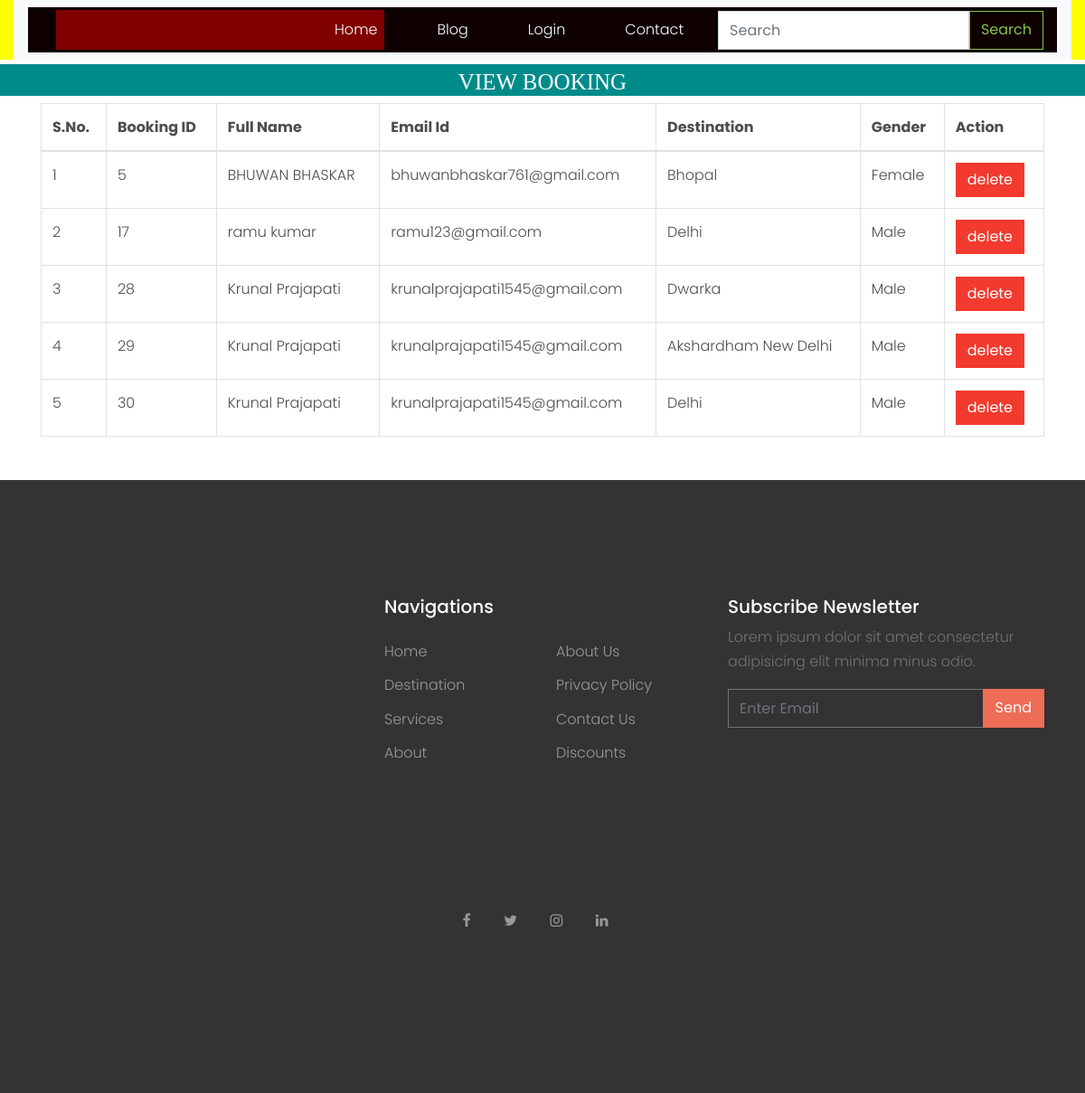
/view_booking/, run on the app's committed database.
### tour/models.py (models this page shows, shortened)
class Booking(models.Model):
    user = models.ForeignKey(User,on_delete=models.CASCADE,null=True)
    destination = models.ForeignKey(Destination,on_delete=models.CASCADE,null=True)
    Fname = models.CharField(max_length=30)
    Lname = models.CharField(max_length=30)
    Email = models.EmailField()
    gender = models.CharField(max_length=20,null=True)
    date = models.CharField(max_length=30,null=True)
    address = models.CharField(max_length=30,null=True)
    number = models.CharField(max_length=30,null=True)
    price = models.CharField(max_length=30,null=True)
    used_facility=models.CharField(max_length=30,null=True)

class Destination(models.Model):
    user = models.ForeignKey(User,on_delete=models.CASCADE,null=True)
    place = models.CharField(max_length=20)
    country = models.CharField(max_length=20)
    image = models.ImageField(null=True)
    image1 = models.ImageField(null=True)
    image2 = models.ImageField(null=True)
    image3 = models.ImageField(null=True)
    price_by_bus = models.CharField(max_length=20,null=True)
    price_by_Train = models.CharField(max_length=20, null=True)
    price_by_Flight = models.CharField(max_length=20, null=True)
    food_price = models.CharField(max_length=20, null=True)
    number_of_person = models.CharField(max_length=20, null=True)
    days = models.CharField(max_length=20, null=True)
    nights = models.CharField(max_length=20, null=True)
    description=models.CharField(max_length=200,null=True)
    def __str__(self):
        return self.place

### tour/views.py (the view)
# urls.py: path('view_booking/',views.view_booking,name='view_booking'),
def view_booking(request):
    c=Booking.objects.all()
    d={'c':c}
    return render(request,'view_booking.html',d)

### tour/templates/view_booking.html (shortened to what this page needs)
{% extends 'base.html' %}
{% load static %}
{% block body %}
<center>
      <h1 style="font-size:25px; background-color:darkcyan;height:35px;color:white;padding:5px;margin-top:5px;font-family : 'Monotype Corsiva" align="center"> VIEW BOOKING </h1>
</center>
<div class="container">
    <table class="table table-bordered" id="myTable">
  <thead>
  <tr>
  <th>S.No.</th>
    <th>Booking ID</th>
    <th>Full Name</th>
    <th>Email Id</th>
    <th>Destination</th>
    <th>Gender</th>
    <th>Action</th>
  </tr>
  </thead>
   <tbody>
    {% for i in c %}
  <tr>
<td>{{forloop.counter}}</td>
    <td>{{i.id}}</td>
    <td>{{i.Fname}} {{i.Lname}}</td>
      <td>{{i.Email}}</td>
      <td>{{i.destination}}</td>
      <td>{{i.gender}}</td>
    <td><a href="{% url 'admin_delete_booking' i.id %}" onclick="return confirm('Are you sure?')"><button class="btn btn-danger">delete</button></a></td>
  </tr>
    {% endfor %}
    </tbody>
</table>
</div>
{% endblock %}

### tour/static/css/style.css (style rules this page uses)
body { line-height: 1.7; color: #4d4d4d; font-weight: 300; font-size: 1rem; }
a { -webkit-transition: .3s all ease; -o-transition: .3s all ease; transition: .3s all ease; }
h1, h2, h3, h4, h5, .h1, .h2, .h3, .h4, .h5 { font-family: "Poppins", -apple-system, BlinkMacSystemFont, "Segoe UI", Roboto, "Helvetica Neue", Arial, sans-serif, "Apple Color Emoji", "Segoe UI Emoji", "Segoe UI Symbol", "Noto Color Emoji"; }
.btn { border-radius: 0; }

### data on the page
Booking: id "5", Fname "BHUWAN", Lname "BHASKAR", Email "bhuwanbhaskar761@gmail.com", destination "Bhopal", gender "Female"
Booking: id "17", Fname "ramu", Lname "kumar", Email "ramu123@gmail.com", destination "Delhi", gender "Male"
Booking: id "28", Fname "Krunal", Lname "Prajapati", Email "krunalprajapati1545@gmail.com", destination "Dwarka", gender "Male"
Booking: id "29", Fname "Krunal", Lname "Prajapati", Email "krunalprajapati1545@gmail.com", destination "Akshardham New Delhi", gender "Male"
Booking: id "30", Fname "Krunal", Lname "Prajapati", Email "krunalprajapati1545@gmail.com", destination "Delhi", gender "Male"
